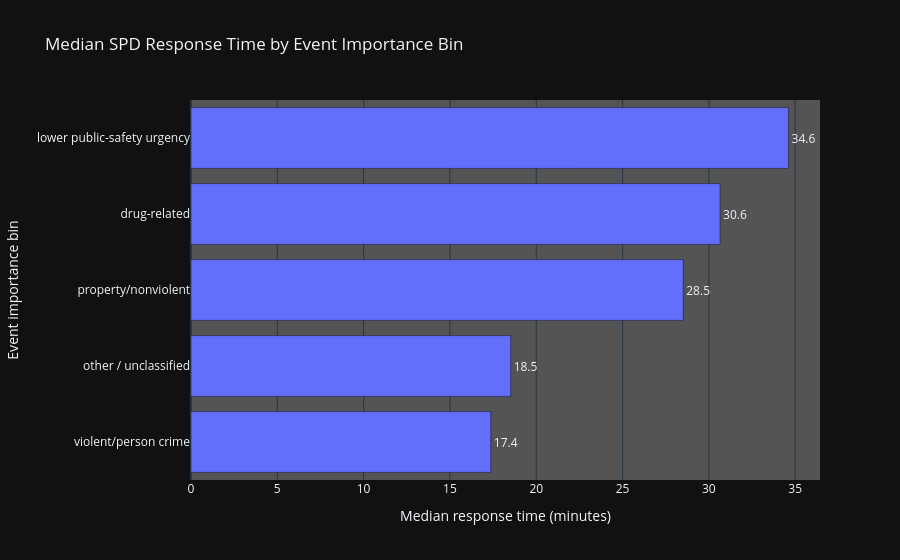

Source (notebook cell):
### Markdown cell above
Below we examine the median response time among each of the event importance bins we have defined


The bins are as follows:


`violent_or_person_crime_groups`<br>

Includes:<br>
> "assaults", "domestic disturbance/violence", "homicide", "kidnap", "rape", "robbery", "sex offenses (non-rape)", "human trafficking", "arson, bombs, explosion", "shots",
> "vice" (includes human trafficking and prostitution), "child (abandoned, abused, or neglected)", "weapon, person with", "bias" (includes hate crimes)<br>


`drug_related_groups` 

Includes:<br>
> "narcotics", "detox", "crisis complaint" (crisis complaint can be drug related crisis), "intoxication & liquor violations"<br>


`property_or_nonviolent_groups`<br>

Includes:<br>
> "burglary", "theft", "prowler", "fraud", "trespass", "property destruction (damage)", "premise checks", "crisis complaint",
>"automobiles" (theft of a car), "property", "fraud & forgery"<br>


`lower_public_safety_groups`<br>

Includes:<br>
> "traffic", "disturbance", "misc. misdemeanors & violations", "warrant services/order", "person down/injury", "suspicious circumstances", 
> "casualty (non-traffic.non-criminal, including man down, injured & sick person, doa)", "mischief & nuisance", "hazards", "person missing/found", 
> "threats/harassment (no bias)"<br>


`unknown / unclassified`<br>

Includes:<br>
> "alarms, false", "assist the officer", "assist other agency", "info & radio broadcast", "unkown-ani/ali", "assigned duty", "assist public", "follow-ups",
> "harbor (water)", "animal complaint", "administrative", "other", "public gatherings", "custodial interference", "escape/eluding police", "amber alerts", 
> "directed patrol", "predictive policing", "swatting"<br>


In the past year's data events classified as violent/person typically have the fastest responses with a median of 17.3 minutes, followed by other / unclassified crime with a median of 18.5 minutes, then property/nonviolent with a median of 28.4 minutes, then drug-related with a median of 30.7 minutes, then the slowest responses are those belonging to the lower public-safety urgency category with a median of 34.6 minutes. The drug-related response time is far from ideal but typically violent crimes are responded to the fastest

### Code cell
violent_or_person_crime_groups = [
    "assaults",
    "domestic disturbance/violence",
    "homicide",
    "kidnap",
    "rape",
    "robbery",
    "sex offenses (non-rape)",
    "human trafficking",
    "arson, bombs, explosion",
    "shots",
    "vice",
    "child (abandoned, abused, or neglected)",
    "weapon, person with",
    "bias"
]

drug_related_groups = [
    "narcotics",
    "detox",
    "crisis complaint",
]

property_or_nonviolent_groups = [
    "burglary",
    "theft",
    "prowler",
    "fraud",
    "trespass",
    "property destruction (damage)",
    "premise checks",
    "crisis complaint",
    "intoxication & liquor violations",
    "automobiles",
    "property",
    "fraud & forgery",
	
]

lower_public_safety_groups = [
    "traffic",
    "disturbance",
    "misc. misdemeanors & violations",
    "warrant services/order",
    "person down/injury",
    "suspicious circumstances",
    "casualty (non-traffic. non-criminal, including man down, injured & sick person, doa)",
    "mischief & nuisance",
    "hazards",
    "person missing/found",
    "threats/harassment (no bias)",
]


def assign_event_importance_bin(event_group):
    if pd.isna(event_group):
        return "unknown / unclassified"

    event_group = str(event_group).strip().lower()

    if event_group in violent_or_person_crime_groups:
        return "violent/person crime"

    if event_group in drug_related_groups:
        return "drug-related"

    if event_group in property_or_nonviolent_groups:
        return "property/nonviolent"

    if event_group in lower_public_safety_groups:
        return "lower public-safety urgency"

    return "other / unclassified"


response_analysis["event_importance_bin"] = (
    response_analysis["event_group"]
    .apply(assign_event_importance_bin)
)

response_analysis["event_importance_bin"].value_counts()

importance_response_summary = summarize_response_time(
    response_analysis,
    "event_importance_bin"
)

importance_response_summary = (
    importance_response_summary
    .sort_values("median_response_minutes")
    .reset_index(drop=True)
)

importance_response_summary
fig = px.bar(
    importance_response_summary,
    x="median_response_minutes",
    y="event_importance_bin",
    orientation="h",
    title="Median SPD Response Time by Event Importance Bin",
    labels={
        "median_response_minutes": "Median response time (minutes)",
        "event_importance_bin": "Event importance bin",
    },
    text="median_response_minutes",
)

fig.update_traces(
    texttemplate="%{text:.1f}",
    textposition="outside",
    cliponaxis=False,
)

fig.update_layout(
    template=PLOTLY_TEMPLATE,
    plot_bgcolor=PLOT_BG,
    paper_bgcolor=PAPER_BG,
    xaxis_title="Median response time (minutes)",
    yaxis_title="Event importance bin",
)

fig.show()

### Figure 1 — Plotly figure (JSON) as saved in the notebook; plotly's stock layout.template omitted (floating-point values rounded to 4 significant figures)
{"data": [{"cliponaxis": false, "hovertemplate": "Median response time (minutes)=%{text}<br>Event importance bin=%{y}<extra></extra>", "legendgroup": "", "marker": {"color": "#636efa", "pattern": {"shape": ""}}, "name": "", "orientation": "h", "showlegend": false, "text": [17.37, 18.52, 28.52, 30.65, 34.62], "textposition": "outside", "texttemplate": "%{text:.1f}", "type": "bar", "x": [17.37, 18.52, 28.52, 30.65, 34.62], "xaxis": "x", "y": ["violent/person crime", "other / unclassified", "property/nonviolent", "drug-related", "lower public-safety urgency"], "yaxis": "y"}], "layout": {"barmode": "relative", "legend": {"tracegroupgap": 0}, "paper_bgcolor": "#111111", "plot_bgcolor": "#545455", "title": {"text": "Median SPD Response Time by Event Importance Bin"}, "xaxis": {"anchor": "y", "domain": [0, 1], "title": {"text": "Median response time (minutes)"}}, "yaxis": {"anchor": "x", "domain": [0, 1], "title": {"text": "Event importance bin"}}}}
